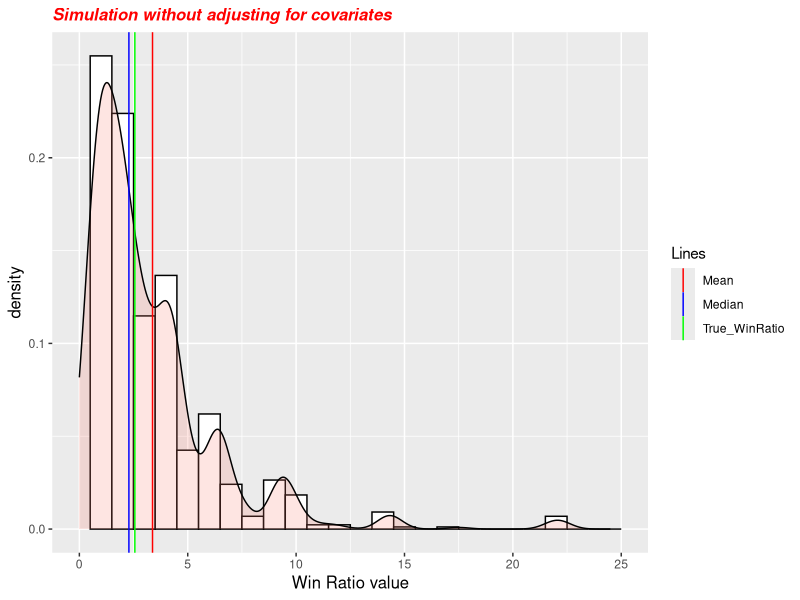
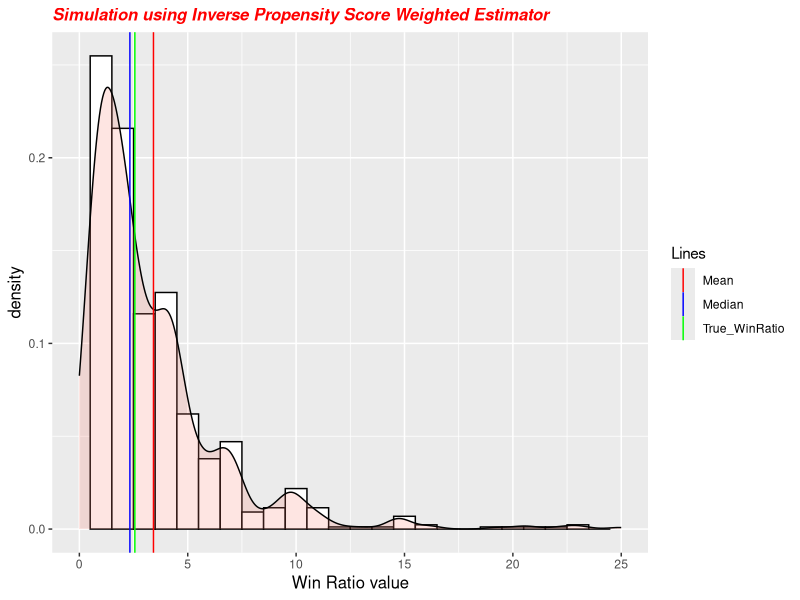

Source code (R) for these figures, in order:
## ---- chunk 1
knitr::opts_chunk$set(echo = TRUE)
## ---- chunk 2
#vector of outcomes as a factor with ordered levels
outcomes_3lvl <- factor(c("first", "second", "third"), 
                   levels = c("first", "second", "third"), 
                   ordered = TRUE)

#Order: first < second < third, the larger the better


#number of observations in each group
n_count <- 10
## ---- chunk 3

set.seed(1)

inv_logit <- function(logit) exp(logit) / (1 + exp(logit))

x1_trt <- rnorm(n_count, mean = 1, sd = 0.1)
trt_eff1 <- 0.5

b1_trt <- 1


x1_ctrl <- rnorm(n_count, mean = 1, sd = 0.1)

b1_ctrl <- 0.5



# trt outcome column
b01 <- 1
b02 <- 0.05

logodds1_trt <- b01 + b1_trt * x1_trt + trt_eff1
logodds2_trt <- b02 + b1_trt * x1_trt + trt_eff1



## Probability

prob_2to3_trt <- inv_logit(logodds1_trt)
prob_3_trt <- inv_logit(logodds2_trt)

prob_1_trt <- 1 - prob_2to3_trt
prob_2_trt <- prob_2to3_trt - prob_3_trt



# ctrl outcome column


logodds1_ctrl <- b01 + b1_ctrl * x1_ctrl
logodds2_ctrl <- b02 + b1_ctrl * x1_ctrl



## Probability

prob_2to3_ctrl <- inv_logit(logodds1_ctrl)
prob_3_ctrl <- inv_logit(logodds2_ctrl)

prob_1_ctrl <- 1 - prob_2to3_ctrl
prob_2_ctrl <- prob_2to3_ctrl - prob_3_ctrl



## ---- chunk 4

#true probabilities trt column

true_logodds1_trt <- 1 + 1 * 1 + 0.5
true_logodds2_trt <- 0.05 + 1 * 1 + 0.5

true_prob_2to3_trt <- inv_logit(true_logodds1_trt)

true_prob_3_trt <- inv_logit(true_logodds2_trt)
true_prob_1_trt <- 1 - true_prob_2to3_trt
true_prob_2_trt <- true_prob_2to3_trt - true_prob_3_trt

#c(true_prob_1_trt,true_prob_2_trt,true_prob_3_trt)
#0.07585818 0.09922809 0.82491373

#true probabilities ctrl column

true_logodds1_ctrl <- 1 + 0.5 * 1
true_logodds2_ctrl <- 0.05 + 0.5 * 1

true_prob_2to3_ctrl <- inv_logit(true_logodds1_ctrl)

true_prob_3_ctrl <- inv_logit(true_logodds2_ctrl)
true_prob_1_ctrl <- 1 - true_prob_2to3_ctrl
true_prob_2_ctrl <- true_prob_2to3_ctrl - true_prob_3_ctrl

#c(true_prob_1_ctrl,true_prob_2_ctrl,true_prob_3_ctrl)
# 0.1824255 0.1834389 0.6341356


#trt: 0.07585818 0.09922809 0.82491373
#ctrl: 0.1824255 0.1834389 0.6341356

true_trt_wp_1col <- 0.82491373*(0.1824255+0.1834389) + 0.09922809*0.1824255
true_ctrl_wp_1col <- 0.6341356*(0.09922809+0.07585818) + 0.1834389*0.07585818

#True WR
true_wr_1col <- true_trt_wp_1col/true_ctrl_wp_1col

true_wr_1col
#2.560418
## ---- chunk 5

set.seed(1)

sim_num <- 1000
WR_sim_1col <- numeric(sim_num)

for (sim_count in 1:sim_num){
  
#generate random outcomes
outcomes_trt <- c()
for (i in 1:n_count) {
  outcomes_trt[i] <- sample(
    outcomes_3lvl, 
    size = 1,
    prob = c(prob_1_trt[i], prob_2_trt[i], prob_3_trt[i])
  )
}



outcomes_ctrl <- c()
for (i in 1:n_count) {
  outcomes_ctrl[i] <- sample(
    outcomes_3lvl, 
    size = 1,
    prob = c(prob_1_ctrl[i], prob_2_ctrl[i], prob_3_ctrl[i])
  )
}


df_trt_1col <- data.frame(outcomes_trt)
df_ctrl_1col <- data.frame(outcomes_ctrl)

trtwin_1col <- matrix(NA, nrow = nrow(df_trt_1col), ncol = nrow(df_ctrl_1col))
ctrlwin_1col <- matrix(NA, nrow = nrow(df_trt_1col), ncol = nrow(df_ctrl_1col))

for (i in 1:nrow(df_trt_1col)){
  for(j in 1:nrow(df_ctrl_1col)){

      if (df_trt_1col[i,1] > df_ctrl_1col[j,1]){
        trtwin_1col[i,j] = 1
        ctrlwin_1col[i,j] = 0
      }
      else if (df_trt_1col[i,1] < df_ctrl_1col[j,1]){
        trtwin_1col[i,j] = 0
        ctrlwin_1col[i,j] = 1
      }

  }
}


trt_winpr_1col <- sum(as.vector(trtwin_1col), na.rm = T)/(nrow(df_trt_1col)*nrow(df_ctrl_1col))
ctrl_winpr_1col <- sum(as.vector(ctrlwin_1col), na.rm = T)/(nrow(df_trt_1col)*nrow(df_ctrl_1col))

WR_sim_1col[sim_count] <- trt_winpr_1col/ctrl_winpr_1col

  
}

WR_sim_noninf_1col <- WR_sim_1col[WR_sim_1col!=Inf & !is.na(WR_sim_1col)]

summary(WR_sim_noninf_1col)


## ---- chunk 6
set.seed(1)

sim_num <- 1000
WR_sim_1col_IPS <- numeric(sim_num)

for (sim_count in 1:sim_num){
  
#generate random outcomes
outcomes_trt <- c()
for (i in 1:n_count) {
  outcomes_trt[i] <- sample(
    outcomes_3lvl, 
    size = 1,
    prob = c(prob_1_trt[i], prob_2_trt[i], prob_3_trt[i])
  )
}



outcomes_ctrl <- c()
for (i in 1:n_count) {
  outcomes_ctrl[i] <- sample(
    outcomes_3lvl, 
    size = 1,
    prob = c(prob_1_ctrl[i], prob_2_ctrl[i], prob_3_ctrl[i])
  )
}


df_trt_1col <- data.frame(outcomes_trt)
df_ctrl_1col <- data.frame(outcomes_ctrl)

colnames(df_trt_1col) <- "outcomes_comb"
colnames(df_ctrl_1col) <- "outcomes_comb"

df_comb_1col <- rbind(df_trt_1col, df_ctrl_1col)
df_comb_1col$treatment <- c(rep(1,10), rep(0,10))
#df_comb_1col$trt_eff <- c(rep(0.5,10), rep(0,10))
df_comb_1col$x_covariate <- c(x1_trt, x1_ctrl)

###IPS
PropScore <- glm(treatment~x_covariate, data = df_comb_1col, family=binomial)
pi_func <- fitted(PropScore)

trtwin_1col <- matrix(NA, nrow = nrow(df_trt_1col), ncol = nrow(df_ctrl_1col))
ctrlwin_1col <- matrix(NA, nrow = nrow(df_trt_1col), ncol = nrow(df_ctrl_1col))

for (i in 1:10){
  for(j in 11:20){

      if (df_comb_1col[i,1] > df_comb_1col[j,1]){
        trtwin_1col[i,j-10] = (1/(pi_func[i]*(1-pi_func[j])))/2
        ctrlwin_1col[i,j-10] = 0
      }
      else if (df_comb_1col[i,1] < df_comb_1col[j,1]){
        trtwin_1col[i,j-10] = 0
        ctrlwin_1col[i,j-10] = (1/(pi_func[i]*(1-pi_func[j])))/2
      }

  }
}


trt_winpr_1col <- sum(as.vector(trtwin_1col), na.rm = T)/(choose(20,2))
ctrl_winpr_1col <- sum(as.vector(ctrlwin_1col), na.rm = T)/(choose(20,2))

WR_sim_1col_IPS[sim_count] <- trt_winpr_1col/ctrl_winpr_1col

  
}

WR_sim_noninf_1col_IPS <- WR_sim_1col_IPS[WR_sim_1col_IPS!=Inf & !is.na(WR_sim_1col_IPS)]

summary(WR_sim_noninf_1col_IPS)

## ---- chunk 7
library(ggplot2)

WR_sim_df_1col <- data.frame(WR_sim_noninf_1col)
WR_sim_df_1col_IPS <- data.frame(WR_sim_noninf_1col_IPS)


line.data_1col <- data.frame(xintercept = c(mean(WR_sim_noninf_1col), median(WR_sim_noninf_1col), true_wr_1col), 
                        Lines = c("Mean", "Median", "True_WinRatio"),
  color = c("red", "blue", "green"), stringsAsFactors = FALSE)

line.data_1col_IPS <- data.frame(xintercept = c(mean(WR_sim_noninf_1col_IPS), median(WR_sim_noninf_1col_IPS), 
                                                true_wr_1col), 
                        Lines = c("Mean", "Median", "True_WinRatio"),
  color = c("red", "blue", "green"), stringsAsFactors = FALSE)


WR_hist1_1col <- ggplot(WR_sim_df_1col, aes(x=WR_sim_noninf_1col)) + 
  geom_histogram(color="black", fill="white", binwidth = 1, aes(y=after_stat(density))) +
  xlim(0, 25) +
  geom_density(alpha=0.2, fill="salmon") +
  geom_vline(aes(xintercept = xintercept, color = Lines), line.data_1col, linewidth = 0.5) +
  scale_colour_manual(values = line.data_1col$color) +
  ggtitle("Simulation without adjusting for covariates") +
  xlab("Win Ratio value") +
  theme(
    plot.title = element_text(color="red", size=12, face="bold.italic"),
    axis.title.x = element_text(size=12),
    axis.title.y = element_text(size=12)
    )

WR_hist1_1col_IPS <- ggplot(WR_sim_df_1col_IPS, aes(x=WR_sim_noninf_1col_IPS)) + 
  geom_histogram(color="black", fill="white", binwidth = 1, aes(y=after_stat(density))) +
  xlim(0, 25) +
  geom_density(alpha=0.2, fill="salmon") +
  geom_vline(aes(xintercept = xintercept, color = Lines), line.data_1col_IPS, linewidth = 0.5) +
  scale_colour_manual(values = line.data_1col_IPS$color) +
  ggtitle("Simulation using Inverse Propensity Score Weighted Estimator") +
  xlab("Win Ratio value") +
  theme(
    plot.title = element_text(color="red", size=12, face="bold.italic"),
    axis.title.x = element_text(size=12),
    axis.title.y = element_text(size=12)
    )

WR_hist1_1col
WR_hist1_1col_IPS
